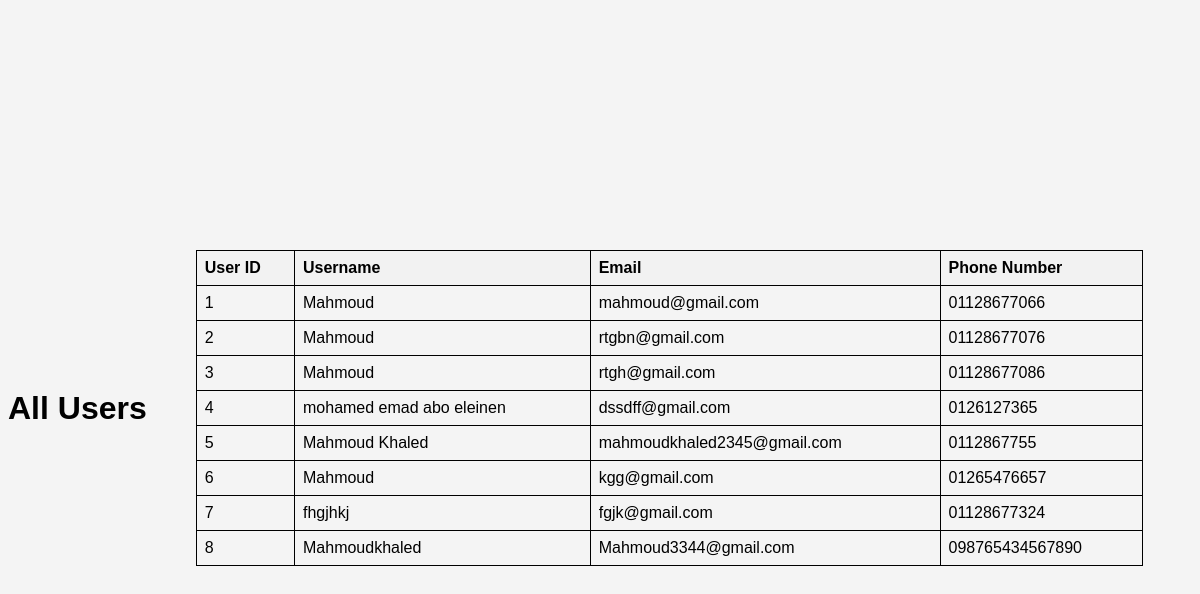
/user, run on an earlier commit of the app's database.
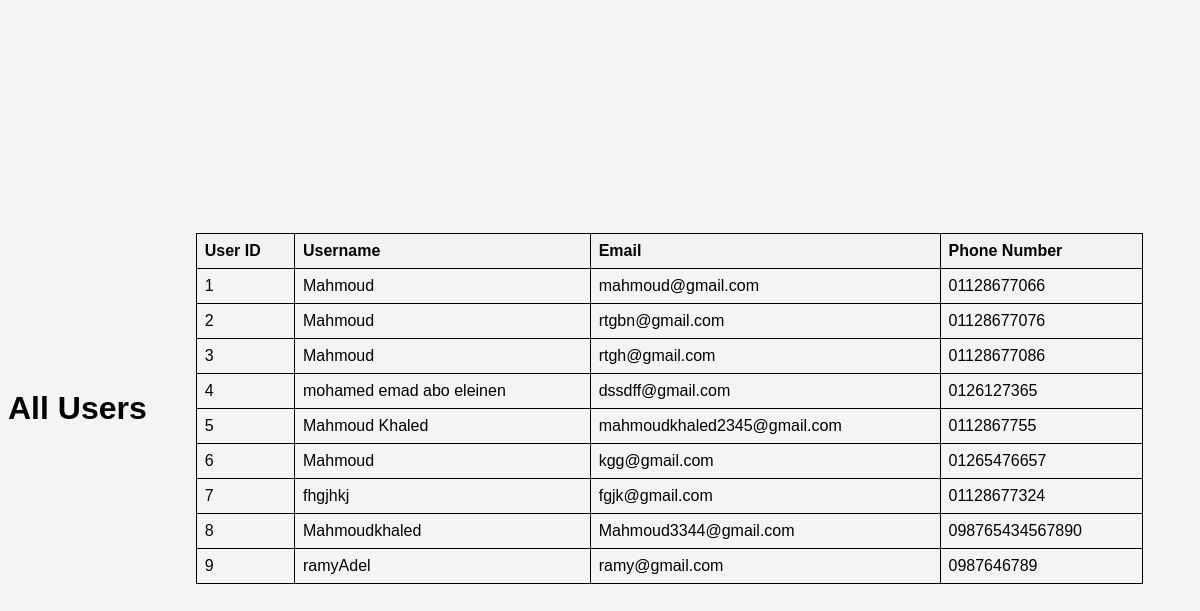
And on a later commit of the database.
### main.py (models this page shows, shortened)
class User(db.Model):
    UserID = db.Column(db.Integer, primary_key=True)
    UserName = db.Column(db.String(100))
    email = db.Column(db.String(200), unique=True)
    password = db.Column(db.String(200))
    phone_number = db.Column(db.String(20), unique=True)

### main.py (the view)
@app.route('/user', methods=['GET'])
def getAllUsers():
    all_users = User.query.all()
    result = user_schemas.dump(all_users)
    return render_template('users.html', users=result)

### templates/users.html (shortened to what this page needs)
<!DOCTYPE html>
<html lang="en">
<head>
    <link rel="stylesheet" href="{{ url_for('static', filename='style.css') }}">
</head>
<body>
    <h1>All Users</h1>
    <table>
        <thead>
            <tr>
                <th>User ID</th>
                <th>Username</th>
                <th>Email</th>
                <th>Phone Number</th>
            </tr>
        </thead>
        <tbody>
            {% for user in users %}
            <tr>
                <td>{{ user.UserID }}</td>
                <td>{{ user.UserName }}</td>
                <td>{{ user.email }}</td>
                <td>{{ user.phone_number }}</td>
            </tr>
            {% endfor %}
        </tbody>
    </table>
</body>
</html>

What changed in the data, as far as the page shows it:
added User: UserID "9", UserName "ramyAdel", email "ramy@gmail.com", phone_number "0987646789"
